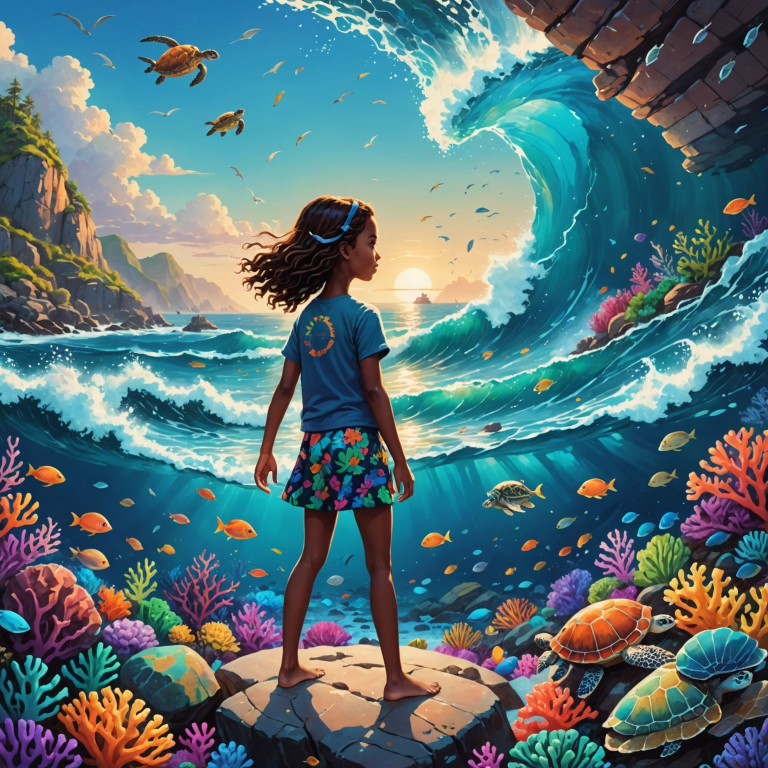
#> input picture ai-driven-writing-in-climate-change-Pepper copy/current.png, 1536 x 1536 px (shown at 1/2 size)
$ python -i lineus_converter.py   (imports and definitions only)
#> lines starting #> are read from the running program, lines starting #| are printed output that depends on the picture; after the words box and inside, x2 and y2 are one past the last pixel; in counts of white or black regions, pixels touching at a corner belong together
#!/usr/bin/env python3
"""
LineUs专用线稿转G代码
使用LineUs特定的坐标系统和G代码格式
"""

import numpy as np
import cv2
import sys


class LineUsConverter:
    def __init__(self, quality='high', use_full_area=True):
        """
        初始化LineUs转换器

        Args:
            quality: 'low'(快速), 'medium'(平衡), 'high'(高质量), 'ultra'(极高)
            use_full_area: True=使用最大区域, False=使用安全区域
        """
        # LineUs坐标系统 (机器单位)
        # 原点在伺服轴中心，home点是(1000, 1000)
        # 主绘图区域: X: 650-1775, Y: -1000-1000
        # 100单位 ≈ 5mm

        if use_full_area:
            # 使用最大安全绘图区域
            self.X_MIN = 650
            self.X_MAX = 1775
            self.Y_MIN = -1000
            self.Y_MAX = 1000
        else:
            # 保守安全区域
            self.X_MIN = 700
            self.X_MAX = 1700
            self.Y_MIN = -900
            self.Y_MAX = 900

        self.Z_DOWN = 0      # 笔下
        self.Z_UP = 1000     # 笔上

        # 计算绘图区域尺寸
        self.drawing_width = self.X_MAX - self.X_MIN
        self.drawing_height = self.Y_MAX - self.Y_MIN

        # 质量设置
        self.quality_settings = {
            'low': {'epsilon': 3.0, 'blur': 0, 'morph': 1, 'min_area': 20},
            'medium': {'epsilon': 2.0, 'blur': 0, 'morph': 1, 'min_area': 10},
            'high': {'epsilon': 1.0, 'blur': 3, 'morph': 2, 'min_area': 5},
            'ultra': {'epsilon': 0.5, 'blur': 5, 'morph': 2, 'min_area': 3}
        }

        self.quality = quality
        self.settings = self.quality_settings[quality]

        print(f"质量模式: {quality.upper()}")
        print(f"绘图区域: {self.drawing_width}单位 × {self.drawing_height}单位")
        print(f"         ≈ {self.drawing_width/20:.1f}mm × {self.drawing_height/20:.1f}mm")

    def load_image(self, image_path):
        """加载并高质量处理图像"""
#> called with image_path = '../current.png'
        img = cv2.imread(image_path, 0)
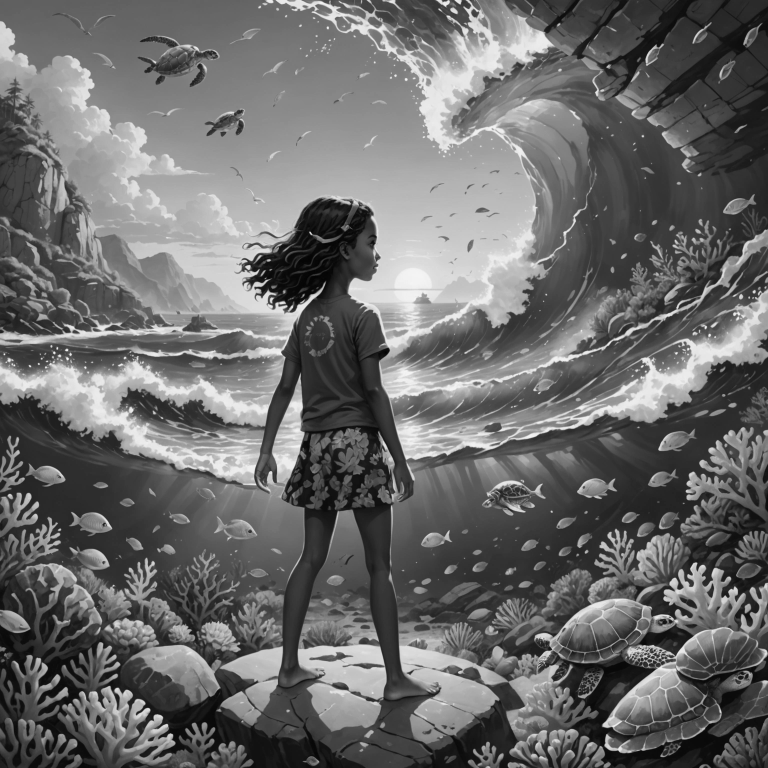
#> img: shape (1536, 1536) (shown at 1/2 size); min 0, max 251, mean 106.7
        if img is None:
            raise ValueError(f"无法读取: {image_path}")

        print(f"原始图像: {img.shape[1]}×{img.shape[0]}px")
#| 原始图像: 1536×1536px

        # 高质量预处理
        if self.settings['blur'] > 0:
            # 高斯模糊去噪
            img = cv2.GaussianBlur(img, (self.settings['blur'], self.settings['blur']), 0)

        # 自适应二值化（比固定阈值更好）
        binary = cv2.adaptiveThreshold(
            img, 255,
            cv2.ADAPTIVE_THRESH_GAUSSIAN_C,
            cv2.THRESH_BINARY_INV,
            11, 2
        )
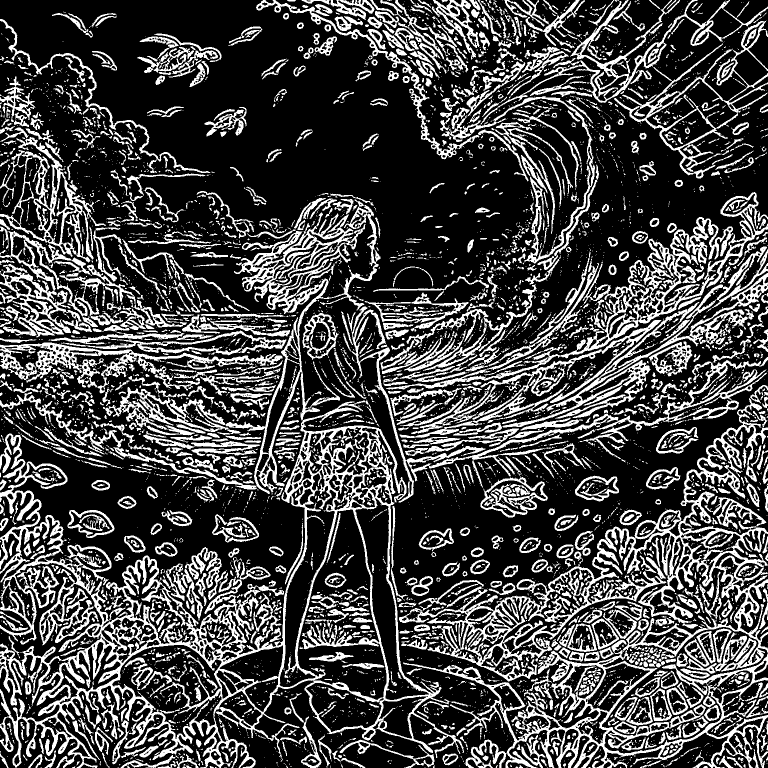
#> binary: shape (1536, 1536) (shown at 1/2 size); 27.6% white; 5848 white regions (4188 under 20 px), largest, box (x1, y1, x2, y2) and area: (0, 800, 928, 1536) 101538, (798, 796, 1536, 1363) 51759, (0, 399, 761, 988) 34610

        # 形态学处理
        if self.settings['morph'] > 0:
            kernel = np.ones((self.settings['morph'], self.settings['morph']), np.uint8)
            # 闭运算：连接断裂的线条
            binary = cv2.morphologyEx(binary, cv2.MORPH_CLOSE, kernel)
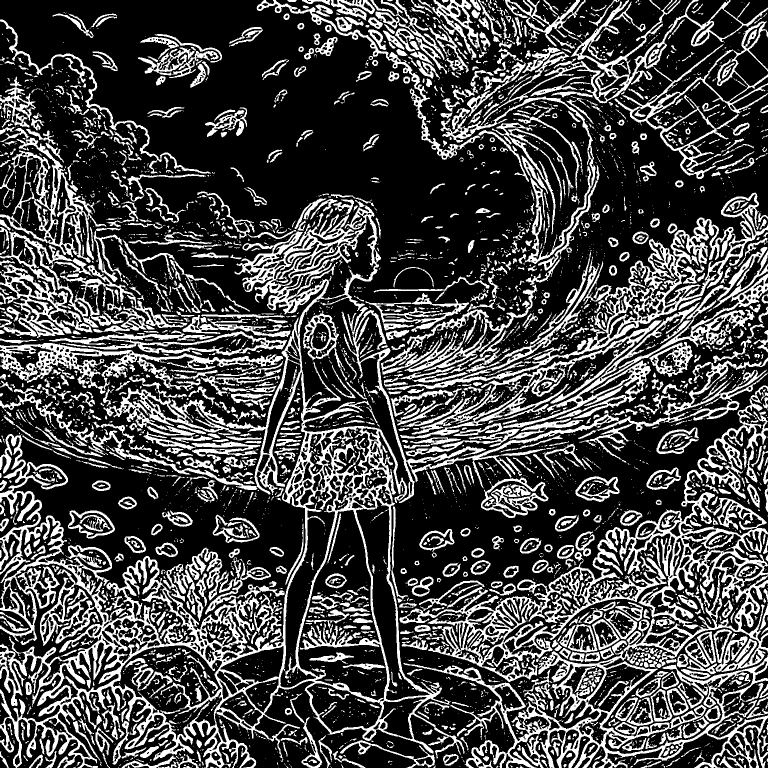
#> binary: shape (1536, 1536) (shown at 1/2 size); 28% white; 4736 white regions (3297 under 20 px), largest, box (x1, y1, x2, y2) and area: (0, 400, 929, 1536) 142585, (799, 771, 1536, 1536) 91660, (773, 385, 1536, 780) 27694
            # 开运算：去除小噪点
            binary = cv2.morphologyEx(binary, cv2.MORPH_OPEN, kernel)
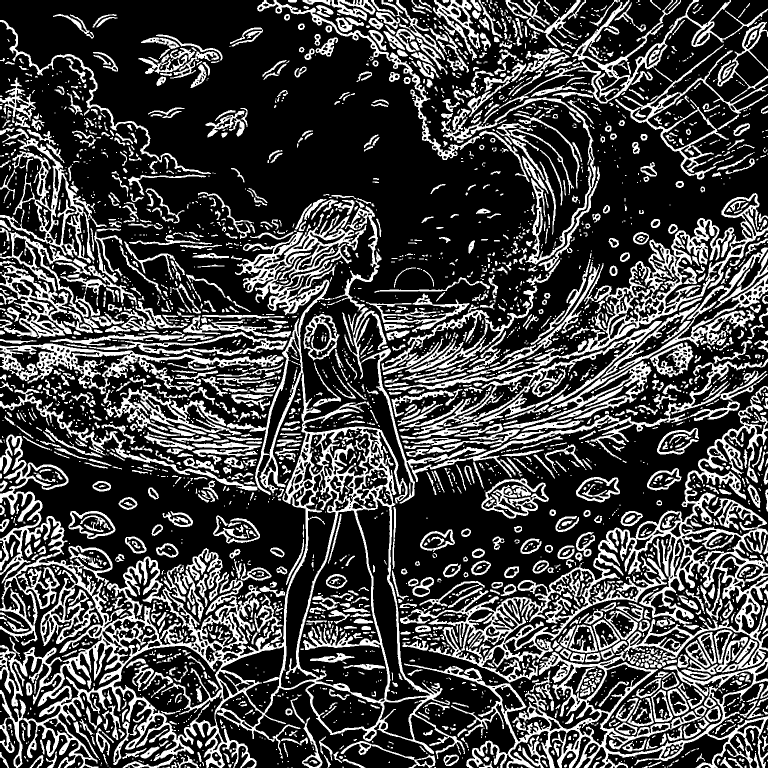
#> binary: shape (1536, 1536) (shown at 1/2 size); 27.2% white; 3645 white regions (1831 under 20 px), largest, box (x1, y1, x2, y2) and area: (0, 427, 930, 1536) 117558, (800, 799, 1536, 1365) 54434, (808, 1302, 1536, 1536) 28577

        return binary, img.shape

    # [197 lines left out: functions extract_contours, optimize_order, image_to_lineus_coords, generate_lineus_gcode, process, main, not called in this run]


# [2 lines not run here, left out]

>>> result = LineUsConverter().load_image('../current.png')

$ run again, on photo/PHOTO-2025-10-28-13-54-14.jpg
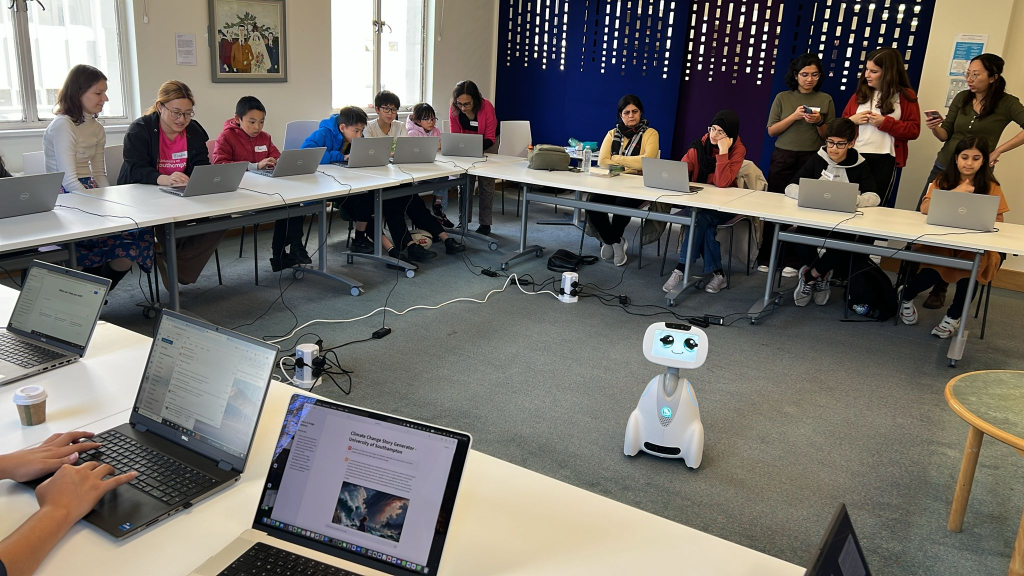
#> input picture photo/PHOTO-2025-10-28-13-54-14.jpg, 2048 x 1152 px (shown at 1/2 size)
#| 原始图像: 2048×1152px
#> in load_image, `binary = cv2.adaptiveThreshold( img, 255, cv2.ADAPTIVE_THRESH_GAUSSIAN..`:
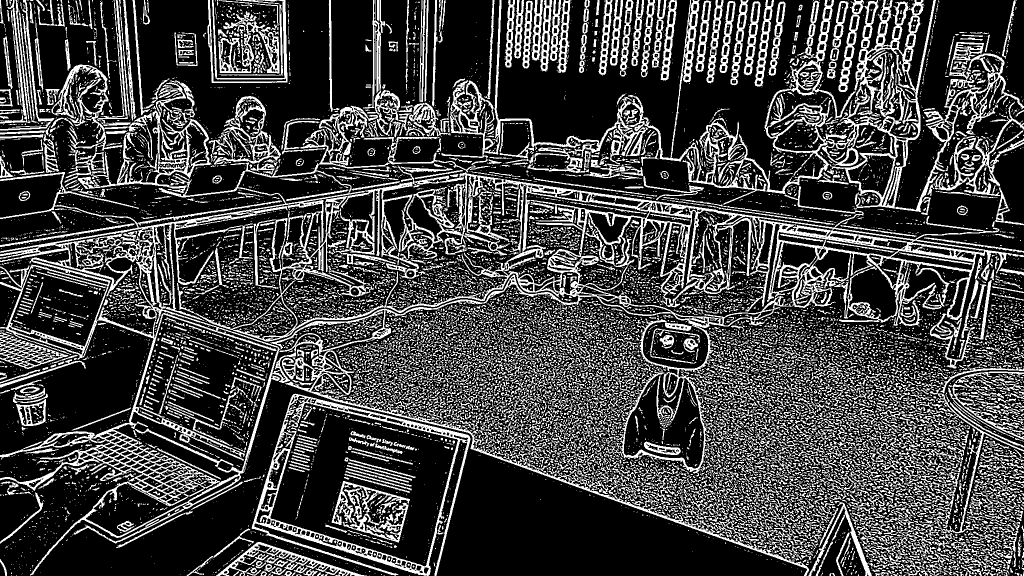
#> binary: shape (1152, 2048) (shown at 1/2 size); 26.3% white; 14814 white regions (11313 under 20 px), largest, box (x1, y1, x2, y2) and area: (0, 211, 2048, 1152) 153781, (727, 0, 2048, 430) 57633, (503, 787, 941, 1152) 15439
#> in load_image, `binary = cv2.morphologyEx(binary, cv2.MORPH_OPEN, kernel)`:
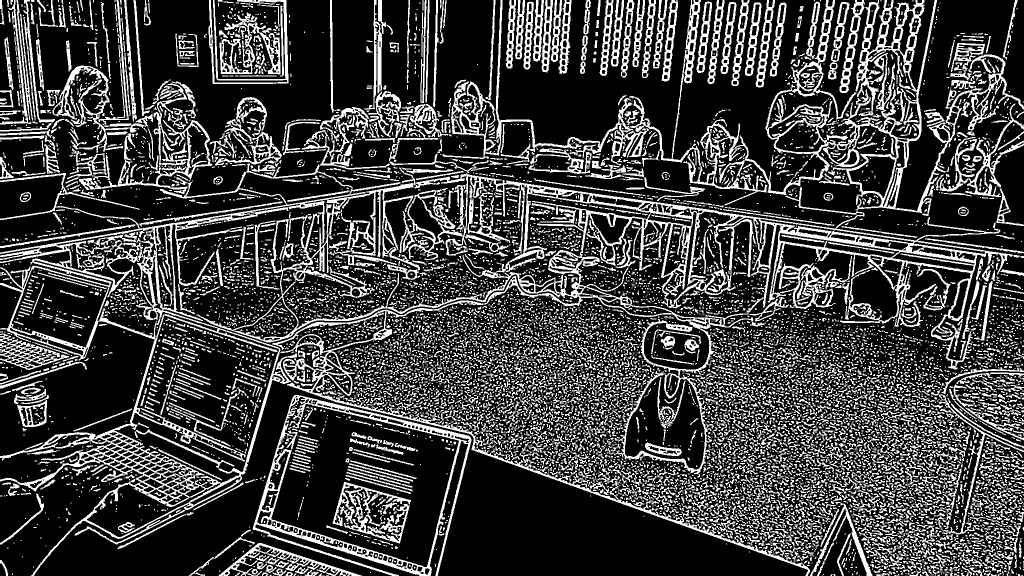
#> binary: shape (1152, 2048) (shown at 1/2 size); 25.1% white; 11110 white regions (7565 under 20 px), largest, box (x1, y1, x2, y2) and area: (0, 327, 2026, 1152) 137959, (1367, 0, 2048, 432) 36443, (505, 790, 943, 1152) 15225
